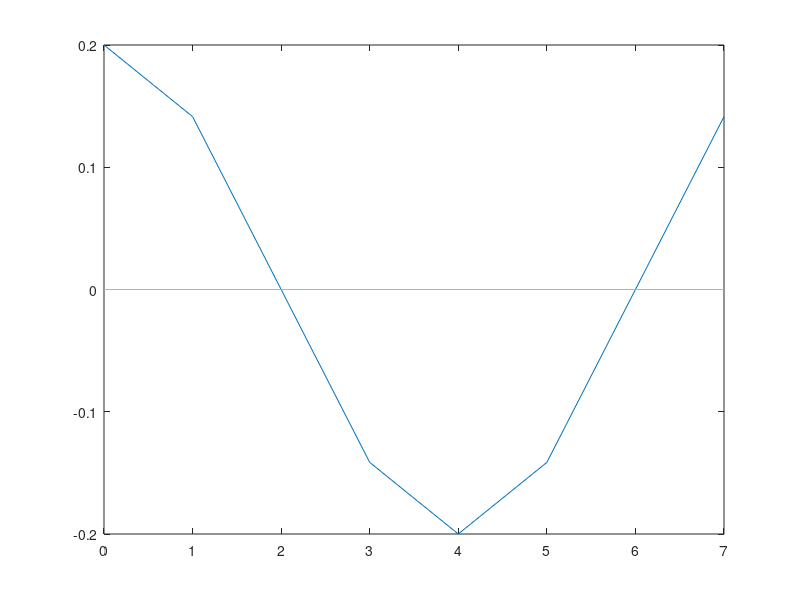
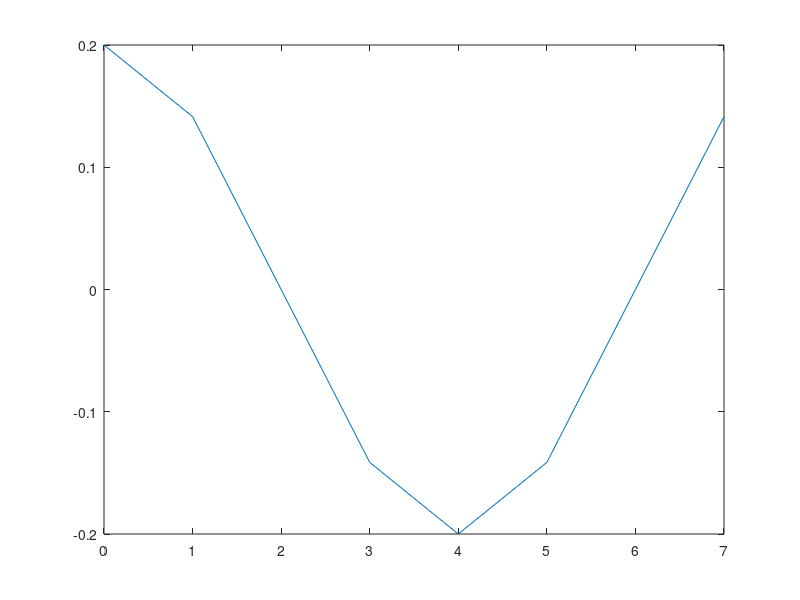
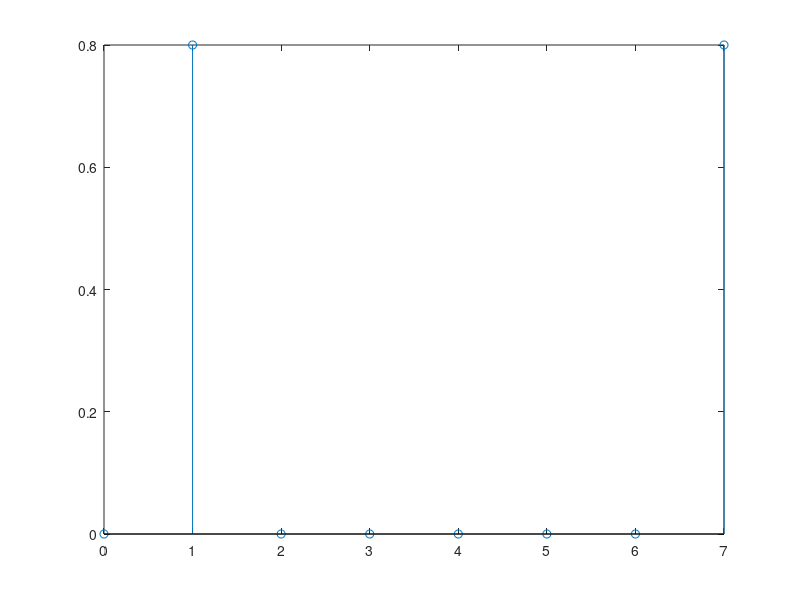
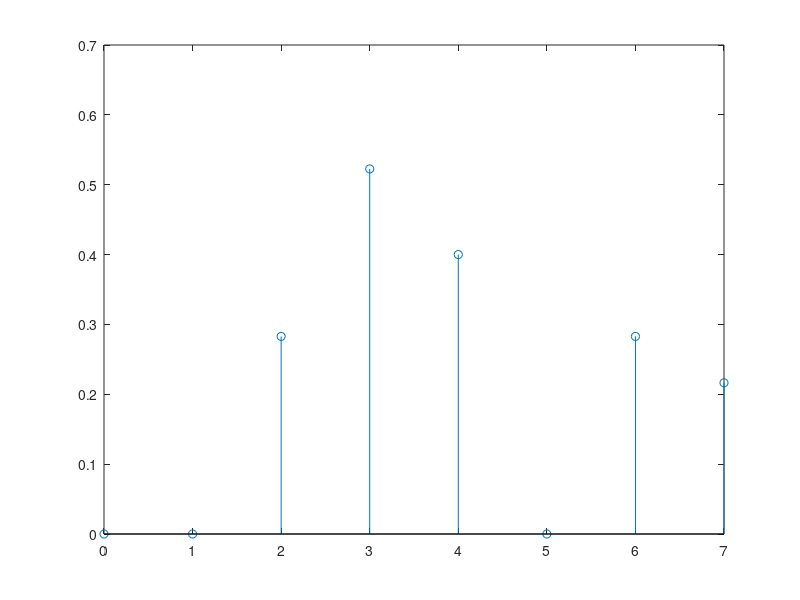

The MATLAB script that drew these images, in order:
%% FFT algoritm
clear;  % clear all data from memmory
start_time = 0;
number_of_samples = 8;
end_time = number_of_samples - 1;
n = linspace(start_time, end_time , number_of_samples ); 

f1 = 1;
a1 = 0.2;

f2 = 2;
a2 = 00;

f3 = 1;
a3 = 00;
comp1 = a1 * cos( f1 *2*pi*n/number_of_samples);
comp2 = a2 * sin( f2 *2*pi*n/number_of_samples);
comp3 = a3 * sin( f3 *2*pi*n/number_of_samples);

data = comp1 + comp2 + comp3;


figure(1)
plot (n, comp1, '-');
hold on;
plot (n, comp2, '-');
plot (n, comp3, '-');
hold off;

figure(2)
plot (n, data);

figure(3)
X_matlab = fft(data, number_of_samples);
stem (n,abs(X_matlab))

%% My FFT

%  W_N vector calculation
% W  = zeros(1,number_of_samples);    % complex
% Wr = zeros(1,number_of_samples);    % real
% Wi = zeros(1,number_of_samples);    % imag
% for i = 1 : number_of_samples 
%     W(i)  = exp(-j * (i-1) * 2 * pi/ number_of_samples );
%     Wr(i) = real(W(i));
%     Wi(i) = imag(W(i));
% end

% reverse bit calulation

bits = length(dec2bin( number_of_samples - 1 ));
rev_bit_dec = zeros(1,number_of_samples); 

for i=1:number_of_samples
    bin_num = dec2bin(i-1 , bits);
    rev_bit = [];
    for k=bits:-1:1
       rev_bit = [rev_bit , bin_num(k)];
    end
    rev_bit_dec(i) = bin2dec(rev_bit) + 1; % add 1 to match Matlab numbering   
end

% First stage of FFT

stage = zeros(bits,number_of_samples);

for i=1:number_of_samples
     stage(1,i) =  data((i)); 
    
end


stage(2,1) = stage(1,1) +  stage(1,2);
stage(2,2) = stage(1,1) -  stage(1,2) ;

stage(2,3) = (stage(1,3) +  stage(1,4)) * exp(-j * 0 * 2 * pi/ 4 );
stage(2,4) = (stage(1,3) -  stage(1,4)) * exp(-j * 1 * 2 * pi/ 4 );

stage(2,5) = stage(1,5) +  stage(1,6);
stage(2,6) = stage(1,5) -  stage(1,6);

stage(2,7) = (stage(1,7) +  stage(1,8)) * exp(-j * 0 * 2 * pi/ 4 );
stage(2,8) = (stage(1,7) -  stage(1,8)) * exp(-j * 1 * 2 * pi/ 4 );

% stage(2,9) = stage(1,9) + stage(1,10);
% stage(2,10) = stage(1,9) -  stage(1,10);
% 
% stage(2,11) = (stage(1,11) +  stage(1,12)) * exp(-j * 0 * 2 * pi/ 4 );
% stage(2,12) = (stage(1,11) -  stage(1,12)) * exp(-j * 1 * 2 * pi/ 4 );
% 
% stage(2,13) = stage(1,13) +  stage(1,14);
% stage(2,14) = stage(1,13) -  stage(1,14);
% 
% stage(2,15) = (stage(1,15) +  stage(1,16)) * exp(-j * 0 * 2 * pi/ 4 );
% stage(2,16) = (stage(1,15) -  stage(1,16)) * exp(-j * 1 * 2 * pi/ 4 );

% stage(2,17) = stage(1,17) +  stage(1,18);
% stage(2,18) = stage(1,17) -  stage(1,18)) * exp(-j * 1 * 2 * pi/ 4 );
% 
% stage(2,19) = stage(1,19) +  stage(1,20);
% stage(2,20) = stage(1,19) -  stage(1,20)) * exp(-j * 1 * 2 * pi/ 4 );
% 
% stage(2,21) = stage(1,21) +  stage(1,22);
% stage(2,22) = stage(1,21) -  stage(1,22);
% 
% stage(2,23) = stage(1,23) +  stage(1,24);
% stage(2,24) = stage(1,23) -  stage(1,24);
% 
% stage(2,25) = stage(1,25) +  stage(1,26);
% stage(2,26) = stage(1,25) -  stage(1,26);
% 
% stage(2,27) = stage(1,27) +  stage(1,28);
% stage(2,28) = stage(1,27) -  stage(1,28);
% 
% stage(2,29) = stage(1,29) +  stage(1,30);
% stage(2,30) = stage(1,29) -  stage(1,30);
% 
% stage(2,31) = stage(1,31) +  stage(1,32);
% stage(2,32) = stage(1,31) -  stage(1,32);


% stage,

% Second stage 


stage(2,1) = stage(1,1) +  stage(1,3);
stage(2,2) = stage(1,2) +  stage(1,4);
stage(2,3) = stage(1,1) -  stage(1,3);
stage(2,4) = stage(1,2) -  stage(1,4);

stage(2,5) = (stage(1,5) +  stage(1,7)) * exp(-j * 0 * 2 * pi/ 8 );
stage(2,6) = (stage(1,6) +  stage(1,8)) * exp(-j * 1 * 2 * pi/ 8 );
stage(2,7) = (stage(1,5) -  stage(1,7)) * exp(-j * 2 * 2 * pi/ 8 );
stage(2,8) = (stage(1,6) -  stage(1,8)) * exp(-j * 3 * 2 * pi/ 8 );

% stage(2,9) = stage(1,9) +   stage(1,11);
% stage(2,10) = stage(1,10) + stage(1,12);
% stage(2,11) = stage(1,9) - stage(1,11);
% stage(2,12) = stage(1,10) - stage(1,12);
% 
% stage(2,13) = (stage(1,13) + stage(1,15)) * exp(-j * 0 * 2 * pi/ 8 );
% stage(2,14) = (stage(1,14) + stage(1,16)) * exp(-j * 1 * 2 * pi/ 8 );
% stage(2,15) = (stage(1,13) - stage(1,15)) * exp(-j * 2 * 2 * pi/ 8 );
% stage(2,16) = (stage(1,14) - stage(1,16)) * exp(-j * 3 * 2 * pi/ 8 );

% stage(2,17) = stage(1,17) + 1 * stage(1,19);
% stage(2,18) = stage(1,18) + 1 * stage(1,20);
% stage(2,19) = stage(1,19) - W1(1) * stage(1,17);
% stage(2,20) = stage(1,20) - W1(2) * stage(1,18);
% 
% stage(2,21) = stage(1,21) + 1 * stage(1,23);
% stage(2,22) = stage(1,22) + 1 * stage(1,24);
% stage(2,23) = stage(1,23) - W1(1) * stage(1,21);
% stage(2,24) = stage(1,24) - W1(2) * stage(1,22);
% 
% stage(2,25) = stage(1,25) + 1 * stage(1,27);
% stage(2,26) = stage(1,26) + 1 * stage(1,28);
% stage(2,27) = stage(1,27) - W1(1) * stage(1,25);
% stage(2,28) = stage(1,28) - W1(2) * stage(1,26);
% 
% stage(2,29) = stage(1,29) + 1 * stage(1,31);
% stage(2,30) = stage(1,30) + 1 * stage(1,32);
% stage(2,31) = stage(1,31) - W1(1) * stage(1,29);
% stage(2,32) = stage(1,32) - W1(2) * stage(1,30);

% theard stage 


stage(3,1) = stage(2,1) +  stage(2,5);
stage(3,2) = stage(2,2) +  stage(2,6);
stage(3,3) = stage(2,3) +  stage(2,7);
stage(3,4) = stage(2,4) +  stage(2,8);
stage(3,5) = stage(2,1) -  stage(2,5);
stage(3,6) = stage(2,2) -  stage(2,6);
stage(3,7) = stage(2,3) -  stage(2,7);
stage(3,8) = stage(2,4) -  stage(2,8);

% stage(3,9) =  (stage(2,9)  +  stage(2,13)) * exp(-j * 0 * 2 * pi/ 16 );
% stage(3,10) = (stage(2,10) +  stage(2,14)) * exp(-j * 1 * 2 * pi/ 16 );
% stage(3,11) = (stage(2,11) +  stage(2,15)) * exp(-j * 2 * 2 * pi/ 16 );
% stage(3,12) = (stage(2,12) +  stage(2,16)) * exp(-j * 3 * 2 * pi/ 16 );
% stage(3,13) = (stage(2,9)  -  stage(2,13)) * exp(-j * 4 * 2 * pi/ 16 );
% stage(3,14) = (stage(2,10) -  stage(2,14)) * exp(-j * 5 * 2 * pi/ 16 );
% stage(3,15) = (stage(2,11) -  stage(2,15)) * exp(-j * 6 * 2 * pi/ 16 );
% stage(3,16) = (stage(2,12) -  stage(2,16)) * exp(-j * 7 * 2 * pi/ 16 );



% stage(3,17) = stage(2,17) + W2(1) * stage(2,21);
% stage(3,18) = stage(2,18) + W2(2) * stage(2,22);
% stage(3,19) = stage(2,19) + W2(3) * stage(2,23);
% stage(3,20) = stage(2,20) + W2(4) * stage(2,24);
% stage(3,21) = stage(2,21) - W2(1) * stage(2,17);
% stage(3,22) = stage(2,22) - W2(2) * stage(2,18);
% stage(3,23) = stage(2,23) - W2(3) * stage(2,19);
% stage(3,24) = stage(2,24) - W2(4) * stage(2,20);
% 
% stage(3,25) = stage(2,25) + W2(1) * stage(2,29);
% stage(3,26) = stage(2,26) + W2(2) * stage(2,30);
% stage(3,27) = stage(2,27) + W2(3) * stage(2,31);
% stage(3,28) = stage(2,28) + W2(4) * stage(2,32);
% stage(3,29) = stage(2,29) - W2(1) * stage(2,25);
% stage(3,30) = stage(2,30) - W2(2) * stage(2,26);
% stage(3,31) = stage(2,31) - W2(3) * stage(2,27);
% stage(3,32) = stage(2,32) - W2(4) * stage(2,28);


% Fourt stage

% 
% stage(4,1) = stage(3,1) +  stage(3,9);
% stage(4,2) = stage(3,2) +  stage(3,10);
% stage(4,3) = stage(3,3) +  stage(3,11);
% stage(4,4) = stage(3,4) +  stage(3,12);
% stage(4,5) = stage(3,5) +  stage(3,13);
% stage(4,6) = stage(3,6) +  stage(3,14);
% stage(4,7) = stage(3,7) +  stage(3,15);
% stage(4,8) = stage(3,8) +  stage(3,16);
% stage(4,9)  = stage(3,1) - stage(3,9);
% stage(4,10) = stage(3,2) -  stage(3,10);
% stage(4,11) = stage(3,3) -  stage(3,11);
% stage(4,12) = stage(3,4) -  stage(3,12);
% stage(4,13) = stage(3,5) -  stage(3,13);
% stage(4,14) = stage(3,6) -  stage(3,14);
% stage(4,15) = stage(3,7) -  stage(3,15);
% stage(4,16) = stage(3,8) -  stage(3,16);

% stage(4,17) = stage(3,17) + W3(1) * stage(3,25);
% stage(4,18) = stage(3,18) + W3(2) * stage(3,26);
% stage(4,19) = stage(3,19) + W3(3) * stage(3,27);
% stage(4,20) = stage(3,20) + W3(4) * stage(3,28);
% stage(4,21) = stage(3,21) + W3(5) * stage(3,29);
% stage(4,22) = stage(3,22) + W3(6) * stage(3,30);
% stage(4,23) = stage(3,23) + W3(7) * stage(3,31);
% stage(4,24) = stage(3,24) + W3(8) * stage(3,32);
% stage(4,25) = stage(3,25) - W3(1) * stage(3,17);
% stage(4,26) = stage(3,26) - W3(2) * stage(3,18);
% stage(4,27) = stage(3,27) - W3(3) * stage(3,19);
% stage(4,28) = stage(3,28) - W3(4) * stage(3,20);
% stage(4,29) = stage(3,29) - W3(5) * stage(3,21);
% stage(4,30) = stage(3,30) - W3(6) * stage(3,22);
% stage(4,31) = stage(3,31) - W3(7) * stage(3,23);
% stage(4,32) = stage(3,32) - W3(8) * stage(3,24);

% Fifth stage

% W4  = zeros(1,32);    % complex
% for i = 1 : 32 
%     W4(i)  = exp(-j * (i-1) * 2 * pi/ 32 );
% end
% 
% stage(5,1) = stage(4,1) + W4(1) * stage(4,17);
% stage(5,2) = stage(4,2) + W4(2) * stage(4,18);
% stage(5,3) = stage(4,3) + W4(3) * stage(4,19);
% stage(5,4) = stage(4,4) + W4(4) * stage(4,20);
% stage(5,5) = stage(4,5) + W4(5) * stage(4,21);
% stage(5,6) = stage(4,6) + W4(6) * stage(4,22);
% stage(5,7) = stage(4,7) + W4(7) * stage(4,23);
% stage(5,8) = stage(4,8) + W4(8) * stage(4,24);
% stage(5,9)  = stage(4,9)  + W4(9) * stage(4,25);
% stage(5,10) = stage(4,10) + W4(10) * stage(4,26);
% stage(5,11) = stage(4,11) + W4(11) * stage(4,27);
% stage(5,12) = stage(4,12) + W4(12) * stage(4,28);
% stage(5,13) = stage(4,13) + W4(13) * stage(4,29);
% stage(5,14) = stage(4,14) + W4(14) * stage(4,30);
% stage(5,15) = stage(4,15) + W4(15) * stage(4,31);
% stage(5,16) = stage(4,16) + W4(16) * stage(4,32);
% stage(5,17) = stage(4,17) - W4(1) * stage(4,1);
% stage(5,18) = stage(4,18) - W4(2) * stage(4,2);
% stage(5,19) = stage(4,19) - W4(3) * stage(4,3);
% stage(5,20) = stage(4,20) - W4(4) * stage(4,4);
% stage(5,21) = stage(4,21) - W4(5) * stage(4,5);
% stage(5,22) = stage(4,22) - W4(6) * stage(4,6);
% stage(5,23) = stage(4,23) - W4(7) * stage(4,7);
% stage(5,24) = stage(4,24) - W4(8) * stage(4,8);
% stage(5,25) = stage(4,25) - W4(9) * stage(4,9);
% stage(5,26) = stage(4,26) - W4(10) * stage(4,10);
% stage(5,27) = stage(4,27) - W4(11) * stage(4,11);
% stage(5,28) = stage(4,28) - W4(12) * stage(4,12);
% stage(5,29) = stage(4,29) - W4(13) * stage(4,13);
% stage(5,30) = stage(4,30) - W4(14) * stage(4,14);
% stage(5,31) = stage(4,31) - W4(15) * stage(4,15);
% stage(5,32) = stage(4,32) - W4(16) * stage(4,16);




figure(4)
stem(n, abs( stage(bits,:) ) )





